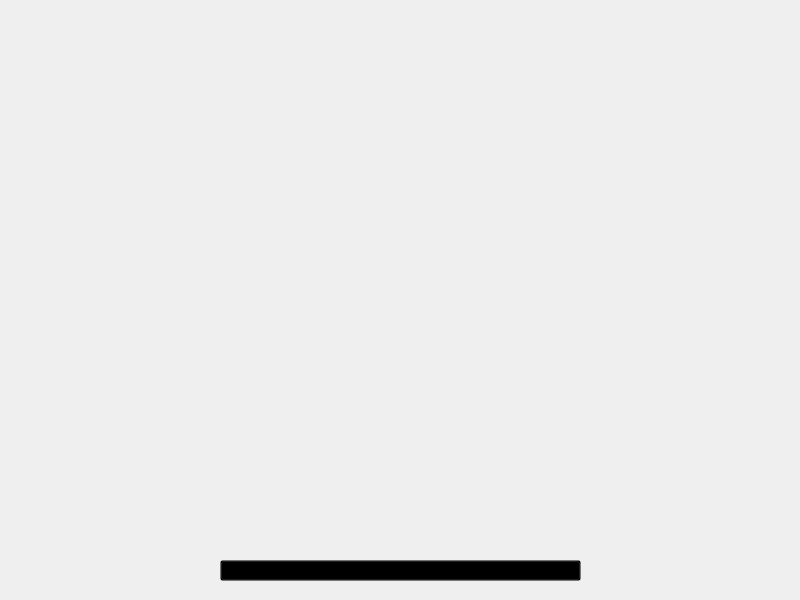
<?xml version="1.0" encoding="UTF-8"?>
<ui version="4.0">
 <class>Mainwindow3</class>
 <widget class="QWidget" name="Mainwindow3">
  <property name="geometry">
   <rect>
    <x>0</x>
    <y>0</y>
    <width>800</width>
    <height>600</height>
   </rect>
  </property>
  <property name="windowTitle">
   <string>Form</string>
  </property>
  <property name="styleSheet">
   <string notr="true">background-image:url(:/images/bg.png);
background-position: center;
background-clip: cover;
</string>
  </property>
  <widget class="QPushButton" name="start">
   <property name="geometry">
    <rect>
     <x>220</x>
     <y>560</y>
     <width>361</width>
     <height>21</height>
    </rect>
   </property>
   <property name="styleSheet">
    <string notr="true">background:transparent;</string>
   </property>
   <property name="text">
    <string/>
   </property>
  </widget>
 </widget>
 <resources/>
 <connections/>
</ui>
